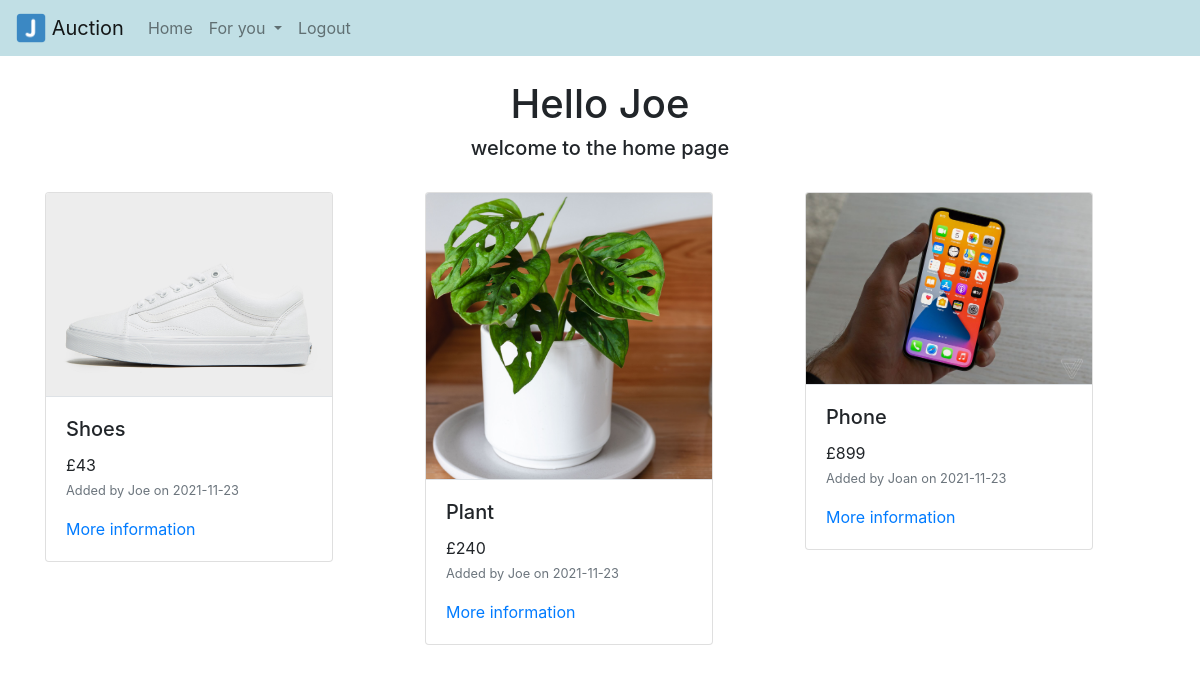
Screenshot of / (signed in) with the database file from the repository.
### auction/database_models.py (models this page shows)
class User(db.Model, UserMixin): # creates each user in the database
    id = db.Column(db.Integer, primary_key=True) # primary key id number
    email = db.Column(db.String(150)) # max email length 150 characters
    phone = db.Column(db.Integer)
    password = db.Column(db.String(150))
    username = db.Column(db.String(150))
    items = db.relationship('Item') # a list of all the items a user owns

class Item(db.Model): # class that stores info about each item on the system
    item_id = db.Column(db.Integer, primary_key=True) # primary key id number
    item_name = db.Column(db.String(150))
    description = db.Column(db.String(500))
    start_bid = db.Column(db.Integer)
    item_image = db.Column(db.Text())
    date_only = db.Column(db.Date, server_default=func.date()) # just the date the item was made
    date = db.Column(db.DateTime(timezone=True), server_default=func.now()) # defaults the datetime to now
    sold = db.Column(db.Boolean(), default=False)
    user_id = db.Column(db.Integer, db.ForeignKey('user.id')) # must pass a valid id of an existing user to this object, 1 to many

### auction/routes.py (the view)
@routes.route("/", methods=['GET', 'POST'])
@login_required # requires the user to be logged in to access
def home_page():
    items = Item.query.all() # gets all rows of items
    users = User.query.all() # gets all rows of items
    return render_template("home_page.html", items=items, user=current_user, users=users, extensions=ALLOWED_EXTENSIONS) # sends items to the html and keeps track of login status

### auction/templates/home_page.html
{% extends "base.html"%}
{% block body %}
<h1 align="center">Hello {{user.username}}</h1>
<h5 align="center">welcome to the home page</h5>
<br/>
<div class="row">
  {% for item in items %}
    {% if item.sold == False %}
    <div class="col-12 col-md-6 col-lg-4 mb-4">
      <div class="card" style="width: 18rem;">
        <img class="card-img-top border-bottom" src="/static/images/{{item.item_id}}.jpg">
        <div class="card-body">
          <h5 class="card-title">{{item.item_name}}</h5>
          <main class="card-text">£{{item.start_bid}}</main>
          {% for user in users %}
            {% if user.id == item.user_id%}
              <p><small class="card-text text-muted">Added by {{user.username}} on {{item.date_only}}</small></p>
            {% endif %}
          {% endfor %}
          <a href="{{ url_for('routes.item_info', item_id=item.item_id) }}">More information</a>
        </div>
      </div>
    </div>
    {% endif %}
  {% endfor %}
</div>
{% endblock %}

### auction/templates/base.html (shortened to what this page needs)
<!DOCTYPE html>
<html lang="en">
  <head>
    <link
      rel="stylesheet"
      href="https://stackpath.bootstrapcdn.com/bootstrap/4.4.1/css/bootstrap.min.css"
    />
    <link
      rel="stylesheet"
      href="https://stackpath.bootstrapcdn.com/font-awesome/4.7.0/css/font-awesome.min.css"
    />
  </head>
  <body>
    <nav class="navbar navbar-expand-lg navbar-light" style="background-color: #C1DFE5;">
      <a class="navbar-brand" href="/">
        <img src="/static/favicon.ico" width="30" height="30" class="d-inline-block align-top" alt="">
        Auction
      </a>
      <div class="collapse navbar-collapse" id="navbar">
        <div class="navbar-nav">
          {% if user.is_authenticated %}
          <a class="nav-item nav-link" id="home" href="/">Home</a>
          <li class="nav-item dropdown">
            <a class="nav-link dropdown-toggle" href="#" id="navbarDropdownMenuLink" data-toggle="dropdown" aria-haspopup="true" aria-expanded="false">
              For you
            </a>
          </li>
          <a class="nav-item nav-link" id="logout" href="/logout">Logout</a>
          {% else %}
          <a class="nav-item nav-link" id="login" href="/login">Login</a>
          <a class="nav-item nav-link" id="register" href="/register">Register</a>
          {% endif %}
        </div>
      </div>
    </nav>
    <br/>
    <div class="container">{% block body %} {% endblock %}</div>
  </body>
</html>

### rows the page displays
User: username "Joe"
Item: shows a picture, item_name "Shoes", start_bid "43", date_only "2021-11-23"
Item: shows a picture, item_name "Plant", start_bid "240", date_only "2021-11-23"
Item: shows a picture, item_name "Phone", start_bid "899", date_only "2021-11-23"
User: username "Joan"
